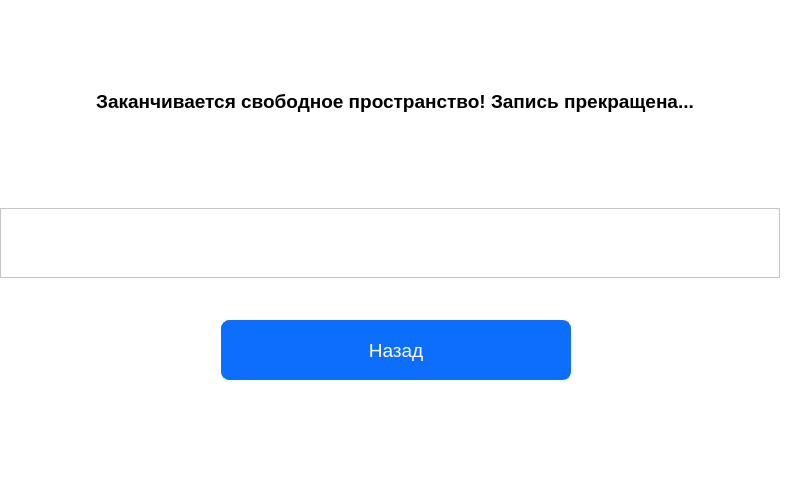
<?xml version="1.0" encoding="UTF-8"?>
<ui version="4.0">
 <class>Form</class>
 <widget class="QWidget" name="Form">
  <property name="geometry">
   <rect>
    <x>0</x>
    <y>0</y>
    <width>800</width>
    <height>480</height>
   </rect>
  </property>
  <property name="maximumSize">
   <size>
    <width>800</width>
    <height>480</height>
   </size>
  </property>
  <property name="sizeIncrement">
   <size>
    <width>800</width>
    <height>480</height>
   </size>
  </property>
  <property name="windowTitle">
   <string>Form</string>
  </property>
  <property name="styleSheet">
   <string notr="true">QWidget{
	background-color: #fff;
}

QPushButton {
  background-color: #0d6efd;
  color: #fff;
  border-radius: 8px;
  border: 1px solid #0d6efd;
  padding: 5px 15px;
  margin-top: 10px;
  outline: 0px;
}

QPushButton#path_button{

  margin-top: 0px;
}

QPushButton:hover,
QPushButton:focus {
  background-color: #0b5ed7;
  border: 3px solid #9ac3fe;
}</string>
  </property>
  <widget class="QWidget" name="layoutWidget">
   <property name="geometry">
    <rect>
     <x>0</x>
     <y>0</y>
     <width>792</width>
     <height>409</height>
    </rect>
   </property>
   <layout class="QVBoxLayout" name="verticalLayout_3">
    <item>
     <widget class="QLabel" name="label_5">
      <property name="minimumSize">
       <size>
        <width>790</width>
        <height>150</height>
       </size>
      </property>
      <property name="maximumSize">
       <size>
        <width>790</width>
        <height>150</height>
       </size>
      </property>
      <property name="font">
       <font>
        <family>Arial</family>
        <pointsize>14</pointsize>
        <weight>75</weight>
        <bold>true</bold>
       </font>
      </property>
      <property name="text">
       <string>Заканчивается свободное пространство! Запись прекращена...</string>
      </property>
      <property name="alignment">
       <set>Qt::AlignCenter</set>
      </property>
     </widget>
    </item>
    <item>
     <widget class="QTextEdit" name="textEdit_device">
      <property name="minimumSize">
       <size>
        <width>780</width>
        <height>70</height>
       </size>
      </property>
      <property name="maximumSize">
       <size>
        <width>780</width>
        <height>70</height>
       </size>
      </property>
      <property name="font">
       <font>
        <family>Arial</family>
        <pointsize>14</pointsize>
       </font>
      </property>
      <property name="readOnly">
       <bool>true</bool>
      </property>
     </widget>
    </item>
    <item>
     <layout class="QHBoxLayout" name="horizontalLayout_4">
      <item>
       <widget class="QPushButton" name="cancel_button">
        <property name="minimumSize">
         <size>
          <width>350</width>
          <height>70</height>
         </size>
        </property>
        <property name="maximumSize">
         <size>
          <width>350</width>
          <height>70</height>
         </size>
        </property>
        <property name="font">
         <font>
          <family>Arial</family>
          <pointsize>14</pointsize>
         </font>
        </property>
        <property name="text">
         <string>Назад</string>
        </property>
       </widget>
      </item>
     </layout>
    </item>
   </layout>
  </widget>
 </widget>
 <resources/>
 <connections/>
</ui>
